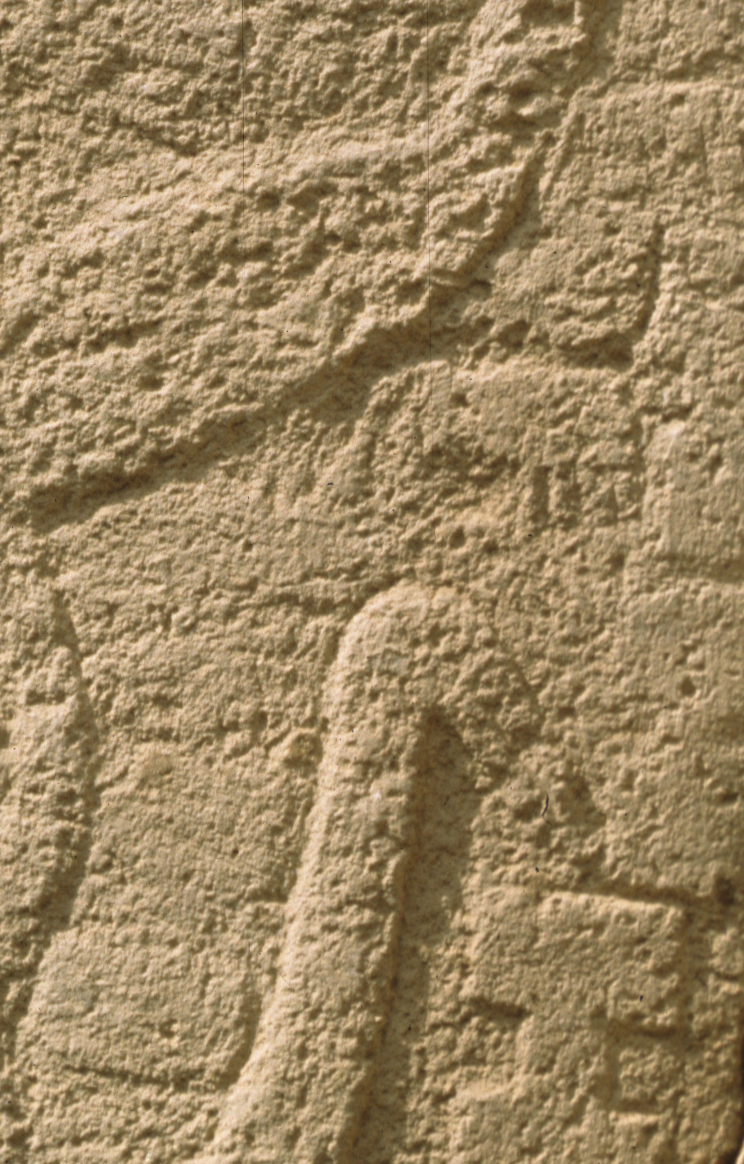
#> input picture website_images/ClearPillar33 copy 2.jpg, 1488 x 2328 px (shown at 1/2 size)
$ python -i enhancement.py   (imports and definitions only)   (older library calls are emulated)
#> lines starting #> are read from the running program, lines starting #| are printed output that depends on the picture
#> further down, picture is the input picture: shape (2328, 1488, 3); mean B, G, R 96.9, 133.3, 156
#Imports

import os
import cv2
import numpy as np
import matplotlib
import matplotlib.pyplot as plt


#Erosion Function
# [326 lines left out: functions erode_image, dilate_image, histogram_equalization, gradient_enhancement, sharpen_image, clahe_enhancement and 6 more, not called in this run]


#Low Relief Enhancement Function
def enhance_low_relief(image, bilateral_d=9, bilateral_sigma=50.0,
                        sharpen_strength=1.3, blur_sigma=2.0,
                        clahe_clip=3.0, clahe_tile=(8, 8),
                        layer_weight=0.5, final_weight=0.6,
                        gamma=1.0):
    """
    Enhances low-relief stone carving images using the layered unsharp pipeline.
    Applies bilateral denoising, two rounds of unsharp masking, CLAHE, and
    weighted blending with the original grayscale to produce a balanced result
    that sharpens carving edges without washing out natural tonal depth.

    Parameters:
    - image: The input image to be processed (numpy array).
    - bilateral_d: Bilateral filter neighbourhood diameter (default is 9).
    - bilateral_sigma: Bilateral filter sigma for colour and space (default is 50.0).
    - sharpen_strength: Unsharp mask weight (default is 1.3).
    - blur_sigma: Gaussian blur sigma for unsharp mask (default is 2.0).
    - clahe_clip: CLAHE contrast clip limit (default is 3.0).
    - clahe_tile: CLAHE tile grid size (default is (8, 8)).
    - layer_weight: Blend weight of CLAHE result vs original gray (default is 0.5).
    - final_weight: Blend weight of unsharp vs layered result (default is 0.6).
    - gamma: Gamma correction applied as a final step (default is 1.0, i.e. off).
             Values < 1.0 darken midtones to deepen perceived relief (try 0.8).
             Leave at 1.0 for images where natural tonal depth is already strong.

    Returns:
    - result: The final enhanced image.
    """
#> called with bilateral_d = 9, bilateral_sigma = 50, sharpen_strength = 1.3, blur_sigma = 2, clahe_clip = 3, clahe_tile = (8, 8), layer_weight = 0.5, final_weight = 0.6
    if len(image.shape) == 3 and image.shape[2] == 3:
        gray_image = cv2.cvtColor(image, cv2.COLOR_BGR2GRAY)
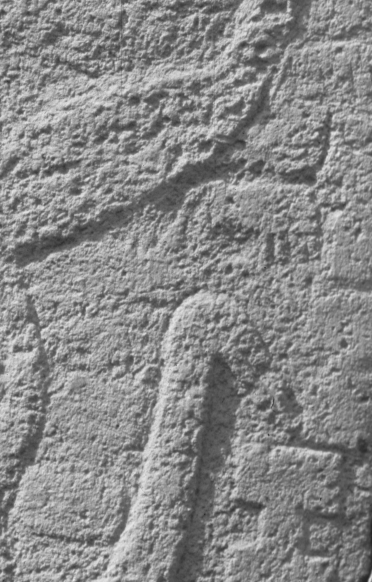
#> gray_image: shape (2328, 1488) (shown at 1/4 size); min 31, max 248, mean 135.9
    else:
        gray_image = image.copy()

    # Stage 1: Bilateral denoise + unsharp mask
    denoised = cv2.bilateralFilter(gray_image, bilateral_d, bilateral_sigma, bilateral_sigma)
    blurred = cv2.GaussianBlur(denoised, (0, 0), blur_sigma)
    enhanced = cv2.addWeighted(denoised, sharpen_strength, blurred, -(sharpen_strength - 1), 0)

    # Stage 2: Second unsharp pass on the enhanced image
    blurred2 = cv2.GaussianBlur(enhanced, (0, 0), blur_sigma)
    unsharp = cv2.addWeighted(enhanced, sharpen_strength, blurred2, -(sharpen_strength - 1), 0)

    # Stage 3: CLAHE on the unsharp result
    clahe = cv2.createCLAHE(clipLimit=clahe_clip, tileGridSize=clahe_tile)
    clahe_unsharp = clahe.apply(unsharp)
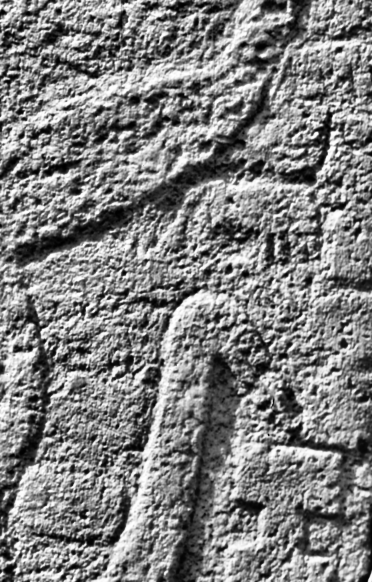
#> clahe_unsharp: shape (2328, 1488) (shown at 1/4 size); min 0, max 255, mean 127.7

    # Stage 4: Blend CLAHE result with original grayscale
    layered_unsharp = cv2.addWeighted(clahe_unsharp, layer_weight, gray_image, 1.0 - layer_weight, 0)
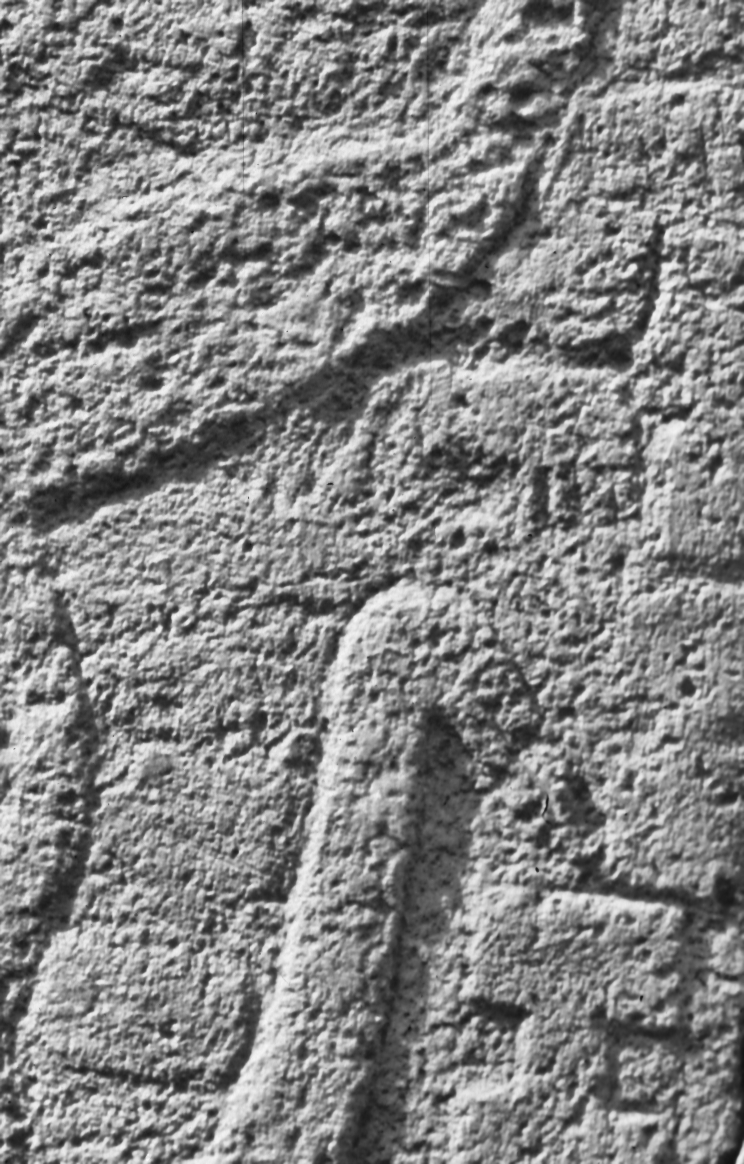
#> layered_unsharp: shape (2328, 1488) (shown at 1/2 size); min 18, max 252, mean 131.8

    # Stage 5: Blend unsharp with the layered result
    final_unsharp = cv2.addWeighted(unsharp, final_weight, layered_unsharp, 1.0 - final_weight, 0)

    # Stage 6: Final blend of CLAHE unsharp with the stage 5 result
    result = cv2.addWeighted(clahe_unsharp, final_weight, final_unsharp, 1.0 - final_weight, 0)

    # Stage 7: Optional gamma correction — only applied if gamma != 1.0
    if gamma != 1.0:
        lut = np.array(
            [int(255 * (i / 255) ** gamma) for i in range(256)], dtype=np.uint8
        )
        result = cv2.LUT(result, lut)

    return result

#Sharp Low Relief Enhancement Function
# [418 lines left out: functions enhance_low_relief_sharp, isolate_carving_lines, overlay_lines_on_grayscale, overlay_inverted_lines_on_grayscale, clean_line_mask, enhance_deep_relief and 1 more, not called in this run]

>>> import cv2
>>> picture = cv2.imread('website_images/ClearPillar33 copy 2.jpg')
>>> result = enhance_low_relief(picture)

$ run again, on website_images/ClearPillar33 copy 3.jpg
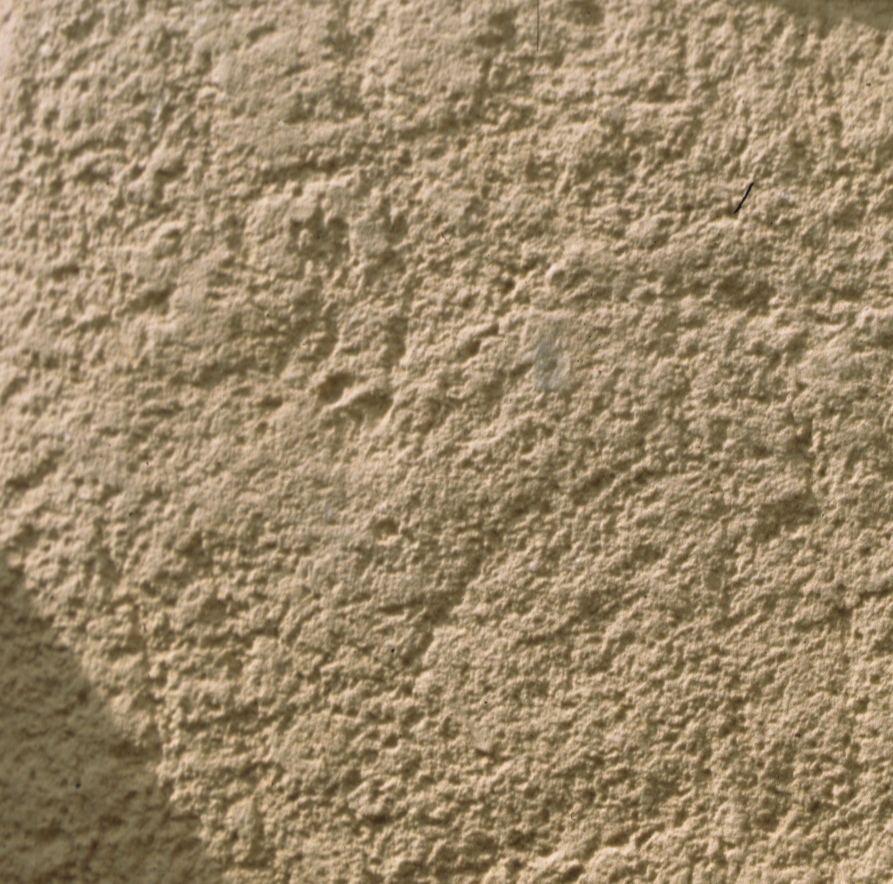
#> input picture website_images/ClearPillar33 copy 3.jpg, 1786 x 1767 px (shown at 1/2 size)
#> picture is the input picture: shape (1767, 1786, 3); mean B, G, R 104.6, 135.7, 155.7
#> in enhance_low_relief, `clahe_unsharp = clahe.apply(unsharp)`:
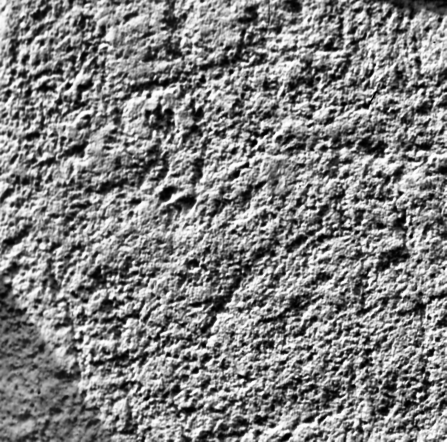
#> clahe_unsharp: shape (1767, 1786) (shown at 1/4 size); min 0, max 255, mean 128.8
#> in enhance_low_relief, `layered_unsharp = cv2.addWeighted(clahe_unsharp, layer_weight, gray_im..`:
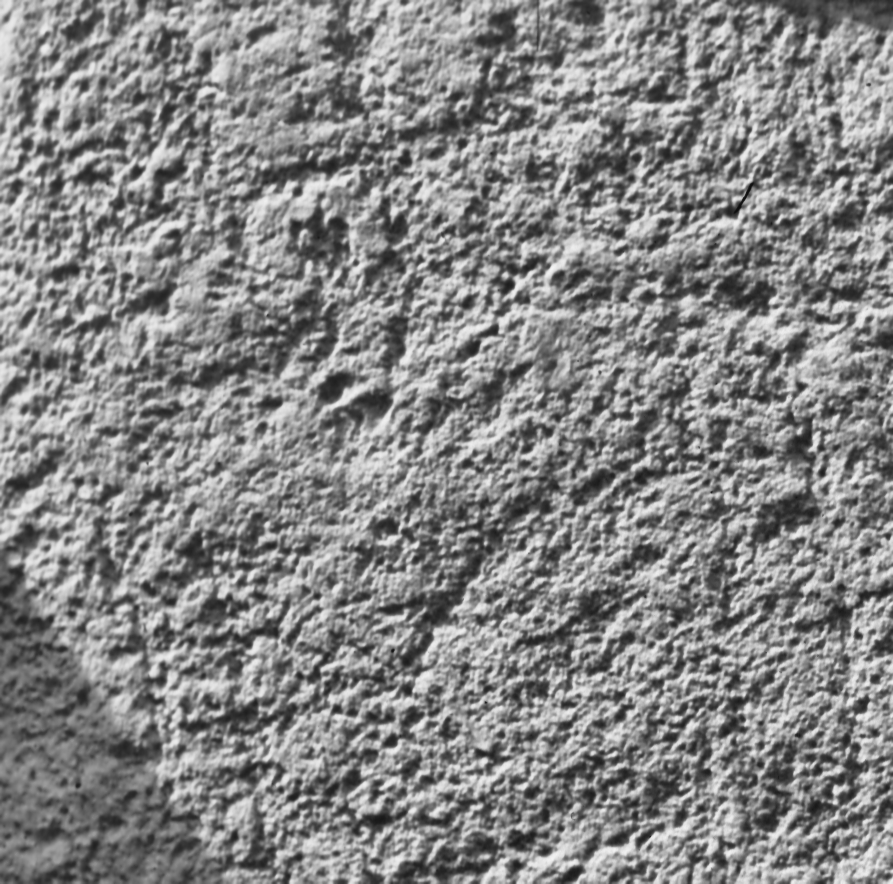
#> layered_unsharp: shape (1767, 1786) (shown at 1/2 size); min 9, max 244, mean 133.5

$ run again, on website_images/ClearPillar33 copy 4.jpg
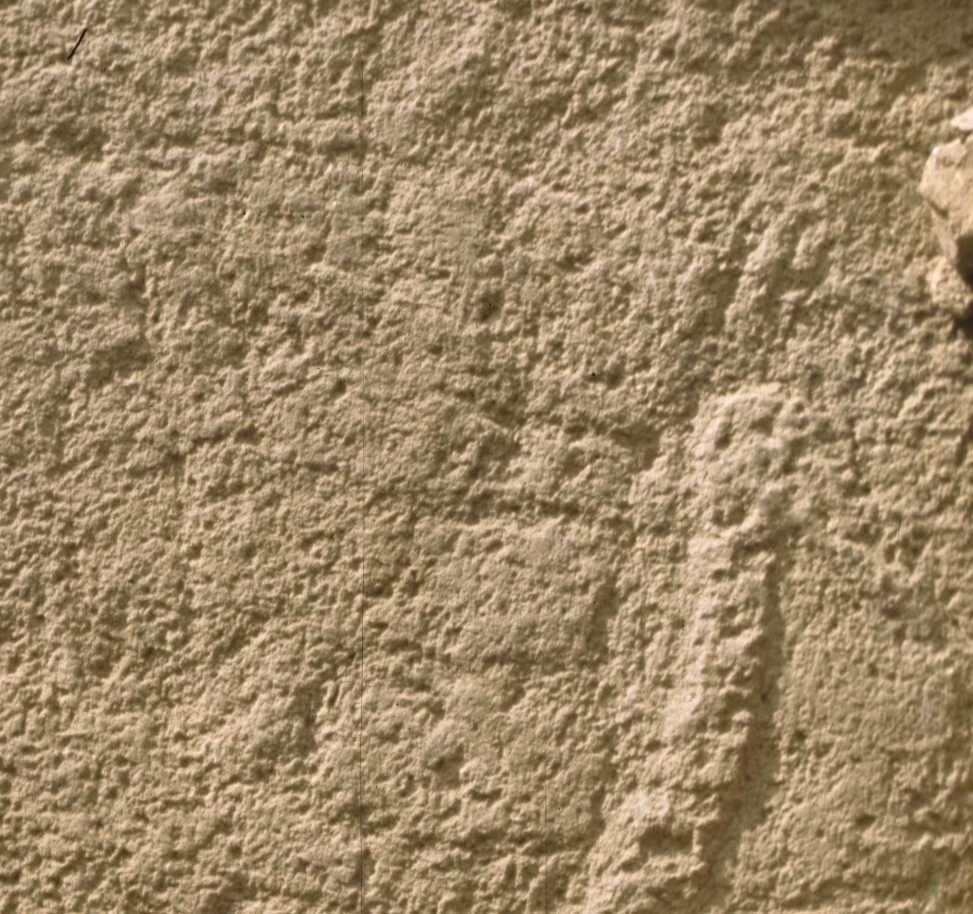
#> input picture website_images/ClearPillar33 copy 4.jpg, 1946 x 1828 px (shown at 1/2 size)
#> picture is the input picture: shape (1828, 1946, 3); mean B, G, R 101.7, 135.1, 155.9
#> in enhance_low_relief, `gray_image = cv2.cvtColor(image, cv2.COLOR_BGR2GRAY)`:
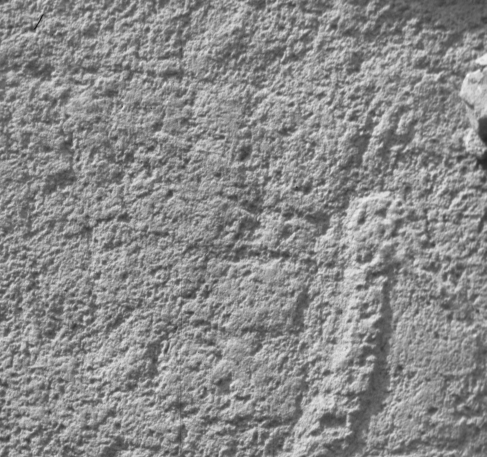
#> gray_image: shape (1828, 1946) (shown at 1/4 size); min 19, max 253, mean 137.5
#> in enhance_low_relief, `layered_unsharp = cv2.addWeighted(clahe_unsharp, layer_weight, gray_im..`:
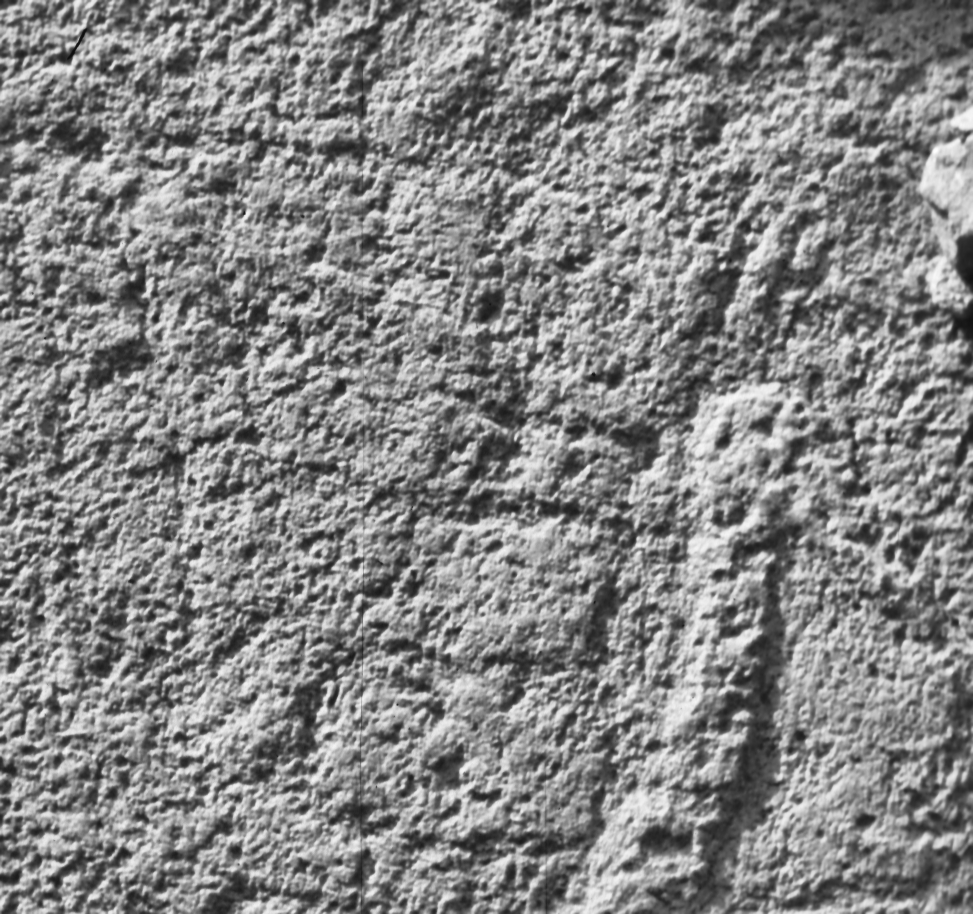
#> layered_unsharp: shape (1828, 1946) (shown at 1/2 size); min 10, max 254, mean 133
